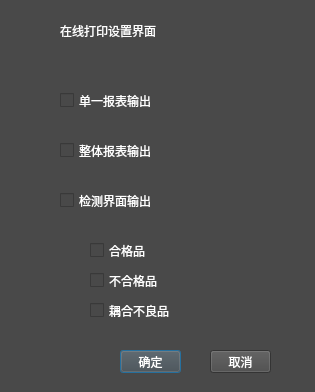
<?xml version="1.0" encoding="UTF-8"?>
<ui version="4.0">
 <class>FormOnLineClass</class>
 <widget class="QDialog" name="FormOnLineClass">
  <property name="geometry">
   <rect>
    <x>0</x>
    <y>0</y>
    <width>315</width>
    <height>392</height>
   </rect>
  </property>
  <property name="windowTitle">
   <string>FormOnLine</string>
  </property>
  <property name="styleSheet">
   <string notr="true">background-color: rgb(73, 73, 73);</string>
  </property>
  <widget class="QCheckBox" name="checkBoxSingle">
   <property name="geometry">
    <rect>
     <x>60</x>
     <y>90</y>
     <width>171</width>
     <height>21</height>
    </rect>
   </property>
   <property name="styleSheet">
    <string notr="true">QCheckBox{
color: rgb(255, 255, 255);
font: 18pt &quot;新宋体&quot;;
}
</string>
   </property>
   <property name="text">
    <string>单一报表输出</string>
   </property>
  </widget>
  <widget class="QLabel" name="label">
   <property name="geometry">
    <rect>
     <x>60</x>
     <y>20</y>
     <width>191</width>
     <height>21</height>
    </rect>
   </property>
   <property name="styleSheet">
    <string notr="true">color: rgb(255, 255, 255);
font: 18pt &quot;新宋体&quot;;</string>
   </property>
   <property name="text">
    <string>在线打印设置界面</string>
   </property>
  </widget>
  <widget class="QCheckBox" name="checkBoxWhole">
   <property name="geometry">
    <rect>
     <x>60</x>
     <y>140</y>
     <width>171</width>
     <height>21</height>
    </rect>
   </property>
   <property name="styleSheet">
    <string notr="true">QCheckBox{
color: rgb(255, 255, 255);
font: 18pt &quot;新宋体&quot;;
}
</string>
   </property>
   <property name="text">
    <string>整体报表输出</string>
   </property>
  </widget>
  <widget class="QCheckBox" name="checkBoxTestOutPut">
   <property name="geometry">
    <rect>
     <x>60</x>
     <y>190</y>
     <width>171</width>
     <height>21</height>
    </rect>
   </property>
   <property name="styleSheet">
    <string notr="true">QCheckBox{
color: rgb(255, 255, 255);
font: 18pt &quot;新宋体&quot;;
}
</string>
   </property>
   <property name="text">
    <string>检测界面输出</string>
   </property>
  </widget>
  <widget class="QCheckBox" name="checkBoxQualified">
   <property name="geometry">
    <rect>
     <x>90</x>
     <y>240</y>
     <width>81</width>
     <height>21</height>
    </rect>
   </property>
   <property name="styleSheet">
    <string notr="true">QCheckBox{
color: rgb(255, 255, 255);
font: 15pt &quot;新宋体&quot;;
}
</string>
   </property>
   <property name="text">
    <string>合格品</string>
   </property>
  </widget>
  <widget class="QCheckBox" name="checkBoxDefect">
   <property name="geometry">
    <rect>
     <x>90</x>
     <y>270</y>
     <width>101</width>
     <height>21</height>
    </rect>
   </property>
   <property name="styleSheet">
    <string notr="true">QCheckBox{
color: rgb(255, 255, 255);
font: 15pt &quot;新宋体&quot;;
}
</string>
   </property>
   <property name="text">
    <string>不合格品</string>
   </property>
  </widget>
  <widget class="QCheckBox" name="checkBoxBadCouple">
   <property name="geometry">
    <rect>
     <x>90</x>
     <y>300</y>
     <width>121</width>
     <height>21</height>
    </rect>
   </property>
   <property name="styleSheet">
    <string notr="true">QCheckBox{
color: rgb(255, 255, 255);
font: 15pt &quot;新宋体&quot;;
}
</string>
   </property>
   <property name="text">
    <string>耦合不良品</string>
   </property>
  </widget>
  <widget class="QPushButton" name="pushButtonYes">
   <property name="geometry">
    <rect>
     <x>120</x>
     <y>350</y>
     <width>61</width>
     <height>23</height>
    </rect>
   </property>
   <property name="styleSheet">
    <string notr="true">color: rgb(255, 255, 255);
font: 15pt &quot;新宋体&quot;;</string>
   </property>
   <property name="text">
    <string>确定</string>
   </property>
  </widget>
  <widget class="QPushButton" name="pushButtonNo">
   <property name="geometry">
    <rect>
     <x>210</x>
     <y>350</y>
     <width>61</width>
     <height>23</height>
    </rect>
   </property>
   <property name="styleSheet">
    <string notr="true">color: rgb(255, 255, 255);
font: 15pt &quot;新宋体&quot;;</string>
   </property>
   <property name="text">
    <string>取消</string>
   </property>
  </widget>
 </widget>
 <layoutdefault spacing="6" margin="11"/>
 <resources>
  <include location="formonline.qrc"/>
 </resources>
 <connections/>
</ui>
